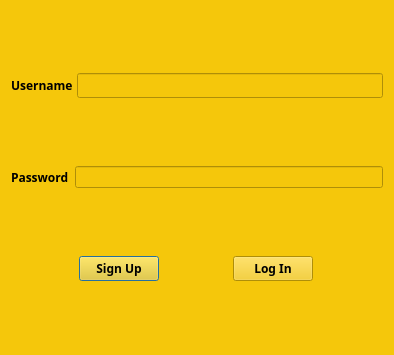
<?xml version="1.0" encoding="UTF-8"?>
<ui version="4.0">
 <class>Login</class>
 <widget class="QDialog" name="Login">
  <property name="geometry">
   <rect>
    <x>0</x>
    <y>0</y>
    <width>394</width>
    <height>355</height>
   </rect>
  </property>
  <property name="sizePolicy">
   <sizepolicy hsizetype="Fixed" vsizetype="Fixed">
    <horstretch>0</horstretch>
    <verstretch>0</verstretch>
   </sizepolicy>
  </property>
  <property name="windowTitle">
   <string>Dialog</string>
  </property>
  <property name="styleSheet">
   <string notr="true">background-color: #f5c70b;</string>
  </property>
  <layout class="QVBoxLayout" name="verticalLayout">
   <item>
    <layout class="QHBoxLayout" name="horizontalLayout">
     <property name="spacing">
      <number>4</number>
     </property>
     <item>
      <widget class="QLabel" name="labelUser">
       <property name="sizePolicy">
        <sizepolicy hsizetype="Fixed" vsizetype="Preferred">
         <horstretch>0</horstretch>
         <verstretch>0</verstretch>
        </sizepolicy>
       </property>
       <property name="font">
        <font>
         <family>Arial Black</family>
         <bold>true</bold>
        </font>
       </property>
       <property name="text">
        <string>Username</string>
       </property>
      </widget>
     </item>
     <item>
      <widget class="QLineEdit" name="lineEditUser">
       <property name="sizePolicy">
        <sizepolicy hsizetype="Minimum" vsizetype="Fixed">
         <horstretch>0</horstretch>
         <verstretch>0</verstretch>
        </sizepolicy>
       </property>
       <property name="font">
        <font>
         <family>Arial Black</family>
         <pointsize>9</pointsize>
         <italic>false</italic>
         <fontweight>Black</fontweight>
        </font>
       </property>
       <property name="styleSheet">
        <string notr="true">font: 900 9pt &quot;Arial Black&quot;;</string>
       </property>
      </widget>
     </item>
    </layout>
   </item>
   <item>
    <layout class="QHBoxLayout" name="horizontalLayout_2" stretch="1,3">
     <item>
      <widget class="QLabel" name="labelPwd">
       <property name="sizePolicy">
        <sizepolicy hsizetype="Fixed" vsizetype="Preferred">
         <horstretch>0</horstretch>
         <verstretch>0</verstretch>
        </sizepolicy>
       </property>
       <property name="font">
        <font>
         <family>Arial Black</family>
         <bold>true</bold>
        </font>
       </property>
       <property name="text">
        <string>Password</string>
       </property>
      </widget>
     </item>
     <item>
      <widget class="QLineEdit" name="lineEditPwd">
       <property name="sizePolicy">
        <sizepolicy hsizetype="Minimum" vsizetype="Fixed">
         <horstretch>0</horstretch>
         <verstretch>0</verstretch>
        </sizepolicy>
       </property>
       <property name="echoMode">
        <enum>QLineEdit::Password</enum>
       </property>
      </widget>
     </item>
    </layout>
   </item>
   <item>
    <layout class="QHBoxLayout" name="horizontalLayout_3">
     <item>
      <widget class="QPushButton" name="BtnSignUp">
       <property name="sizePolicy">
        <sizepolicy hsizetype="Fixed" vsizetype="Fixed">
         <horstretch>0</horstretch>
         <verstretch>0</verstretch>
        </sizepolicy>
       </property>
       <property name="font">
        <font>
         <family>Arial Black</family>
         <bold>true</bold>
        </font>
       </property>
       <property name="text">
        <string>Sign Up</string>
       </property>
      </widget>
     </item>
     <item>
      <widget class="QPushButton" name="BtnLogIn">
       <property name="sizePolicy">
        <sizepolicy hsizetype="Fixed" vsizetype="Fixed">
         <horstretch>0</horstretch>
         <verstretch>0</verstretch>
        </sizepolicy>
       </property>
       <property name="font">
        <font>
         <family>Arial Black</family>
         <bold>true</bold>
        </font>
       </property>
       <property name="text">
        <string>Log In</string>
       </property>
      </widget>
     </item>
    </layout>
   </item>
  </layout>
 </widget>
 <resources/>
 <connections/>
</ui>
